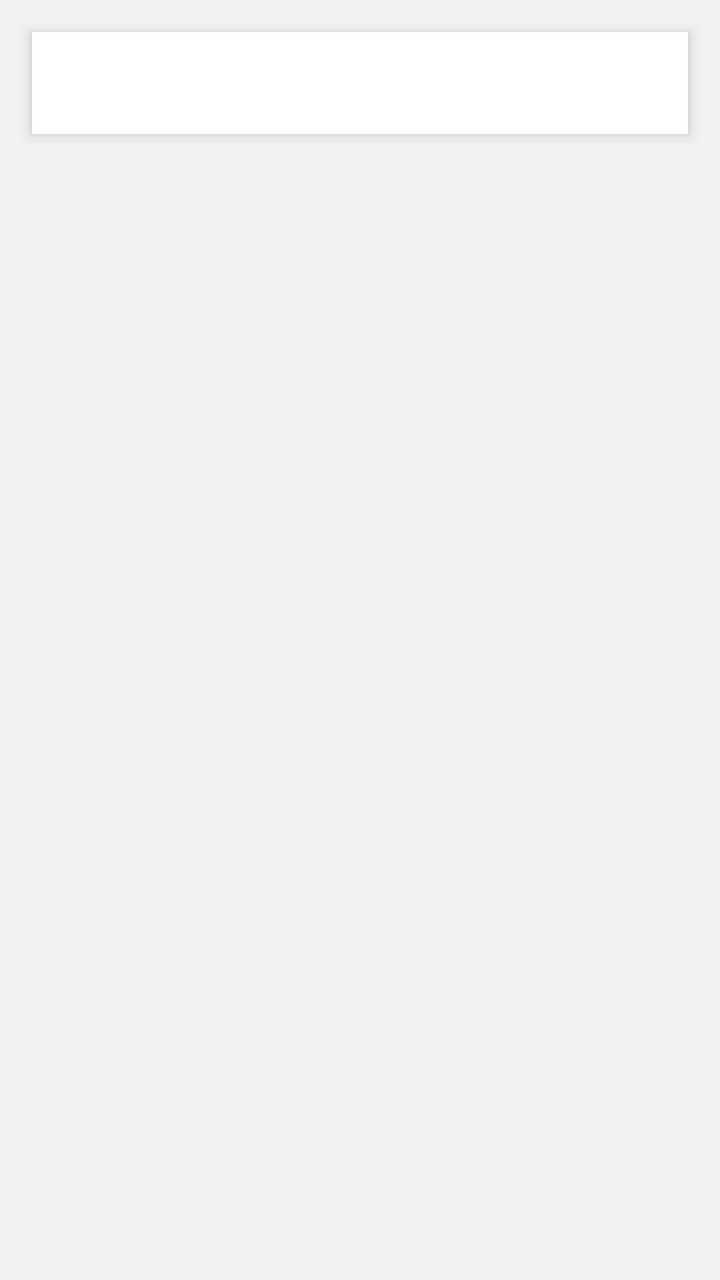
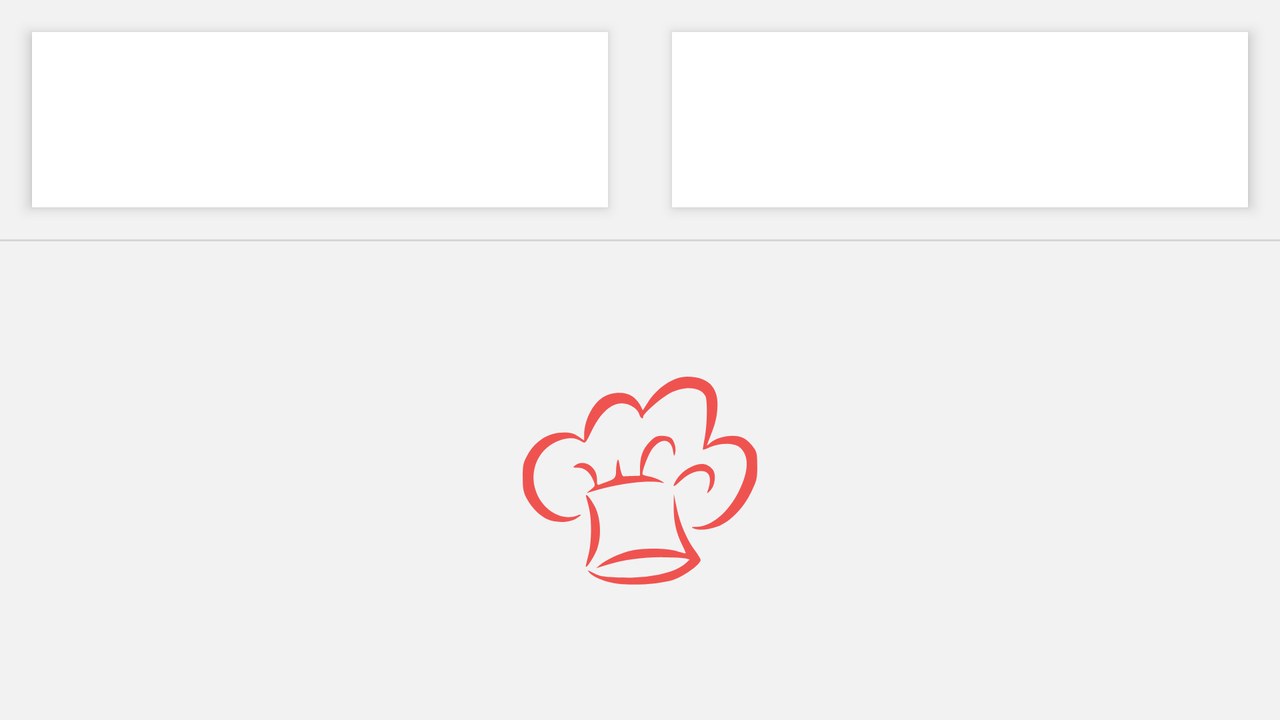

An Android layout and its configuration variant, each rendered on a device that would load it. The default file and the variant file are quoted in full after the pictures.
<!-- AndroidManifest.xml: application theme AppTheme -->
<!-- res/layout/recipe_list.xml -->
<?xml version="1.0" encoding="utf-8"?>
<LinearLayout xmlns:android="http://schemas.android.com/apk/res/android"
    xmlns:app="http://schemas.android.com/apk/res-auto"
    android:layout_width="match_parent"
    android:layout_height="match_parent"
    android:background="@color/colorBackground"
    android:orientation="vertical">

    <android.support.v7.widget.CardView
        android:layout_width="match_parent"
        android:layout_height="wrap_content"
        android:layout_margin="@dimen/content_margin"
        app:cardCornerRadius="@dimen/card_corner_radius"
        app:cardElevation="@dimen/card_elevation">

        <TextView
            android:id="@+id/ingredients_tv"
            android:layout_width="match_parent"
            android:layout_height="wrap_content"
            android:layout_margin="@dimen/content_margin"
            android:textSize="@dimen/text_size_content" />
    </android.support.v7.widget.CardView>

    <android.support.v7.widget.CardView
        android:layout_width="match_parent"
        android:layout_height="wrap_content"
        android:layout_marginBottom="@dimen/content_margin"
        android:layout_marginLeft="@dimen/content_margin"
        android:layout_marginRight="@dimen/content_margin"
        app:cardCornerRadius="@dimen/card_corner_radius"
        app:cardElevation="@dimen/card_elevation">

        <android.support.v7.widget.RecyclerView
            android:id="@+id/recipe_steps_rv"
            android:layout_width="match_parent"
            android:layout_height="wrap_content" />
    </android.support.v7.widget.CardView>
</LinearLayout>
<!-- resources referenced by this layout -->
<resources>
  <color name="colorBackground">#f2f2f2</color>
  <dimen name="card_elevation">4dp</dimen>
  <dimen name="content_margin">16dp</dimen>
  <style name="AppTheme" parent="Theme.AppCompat.Light.DarkActionBar">
          
          <item name="colorPrimary">@color/colorPrimary</item>
          <item name="colorPrimaryDark">@color/colorPrimaryDark</item>
          <item name="colorAccent">@color/colorAccent</item>
  
          <item name="android:fontFamily">sans-serif</item>
          <item name="android:textColor">@color/colorText</item>
      </style>
  <color name="colorPrimary">#3F51B5</color>
  <color name="colorPrimaryDark">#303F9F</color>
  <color name="colorAccent">#FF4081</color>
  <color name="colorText">#212121</color>
</resources>
<!-- res/layout-w600dp/recipe_list.xml (the repository's variant of the layout above) -->
<!-- drawn on the phone turned sideways -->
<LinearLayout xmlns:android="http://schemas.android.com/apk/res/android"
    xmlns:app="http://schemas.android.com/apk/res-auto"
    xmlns:tools="http://schemas.android.com/tools"
    android:layout_width="match_parent"
    android:layout_height="match_parent"
    android:background="@color/colorBackground"
    android:baselineAligned="false"
    android:divider="?android:attr/dividerHorizontal"
    android:orientation="vertical"
    android:showDividers="middle"
    tools:context="com.example.baking_app.ui.RecipeDetailActivity">

    <LinearLayout
        android:layout_width="match_parent"
        android:layout_height="0dp"
        android:layout_weight="1"
        android:orientation="horizontal">

        <android.support.v7.widget.CardView
            android:layout_width="0dp"
            android:layout_height="match_parent"
            android:layout_margin="@dimen/content_margin"
            android:layout_weight="1"
            app:cardCornerRadius="@dimen/card_corner_radius"
            app:cardElevation="@dimen/card_elevation">

            <TextView
                android:id="@+id/ingredients_tv"
                android:layout_width="match_parent"
                android:layout_height="wrap_content"
                android:layout_margin="@dimen/content_margin"
                android:textSize="@dimen/text_size_content" />
        </android.support.v7.widget.CardView>

        <android.support.v7.widget.CardView
            android:layout_width="0dp"
            android:layout_height="match_parent"
            android:layout_margin="@dimen/content_margin"
            android:layout_weight="1"
            app:cardCornerRadius="@dimen/card_corner_radius"
            app:cardElevation="@dimen/card_elevation">

            <android.support.v7.widget.RecyclerView
                android:id="@+id/recipe_steps_rv"
                android:layout_width="match_parent"
                android:layout_height="wrap_content" />
        </android.support.v7.widget.CardView>
    </LinearLayout>

    <FrameLayout
        android:id="@+id/recipe_detail_container"
        android:layout_width="match_parent"
        android:layout_height="0dp"
        android:layout_weight="2">


        <ImageView
            android:layout_width="wrap_content"
            android:layout_height="wrap_content"
            android:layout_gravity="center"
            android:adjustViewBounds="true"
            android:contentDescription="@string/recipe_image_content_description"
            android:scaleType="fitCenter"
            android:src="@drawable/ic_recipe_placeholder" />

    </FrameLayout>

</LinearLayout>
<!-- resources referenced by the variant -->
<!-- as the phone turned sideways resolves them -->
<resources>
  <color name="colorBackground">#f2f2f2</color>
  <dimen name="card_elevation">4dp</dimen>
  <dimen name="content_margin">16dp</dimen>
  <!-- drawable ic_recipe_placeholder: vector/xml drawable (drawable, 3664 chars, omitted) -->
  <string name="recipe_image_content_description">Recipe Image</string>
  <style name="AppTheme" parent="Theme.AppCompat.Light.DarkActionBar">
          
          <item name="colorPrimary">@color/colorPrimary</item>
          <item name="colorPrimaryDark">@color/colorPrimaryDark</item>
          <item name="colorAccent">@color/colorAccent</item>
  
          <item name="android:fontFamily">sans-serif</item>
          <item name="android:textColor">@color/colorText</item>
      </style>
  <color name="colorPrimary">#3F51B5</color>
  <color name="colorPrimaryDark">#303F9F</color>
  <color name="colorAccent">#FF4081</color>
  <color name="colorText">#212121</color>
</resources>
